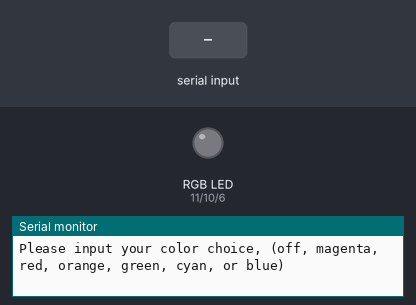
This sketch was run on a simulated Arduino Uno, built with avr-gcc and run on an emulated ATmega328P. Shown: an RGB LED mixed from three pins (HIGH = lit), the last lines printed to the serial monitor. Inputs (shaded band) come from the test bench.

Above: at 1.2 s.
1.3 s: "red" received over Serial
At 2.9 s:
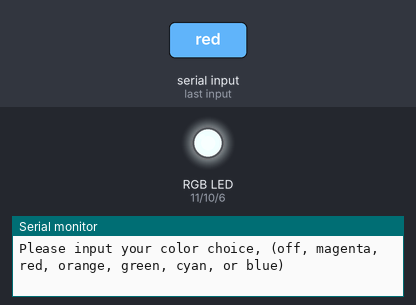
3.8 s: "green" received over Serial
At 6.0 s:
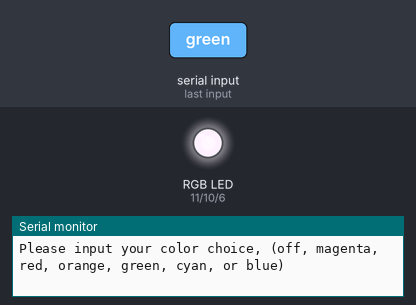
6.3 s: "blue" received over Serial
At 7.9 s:
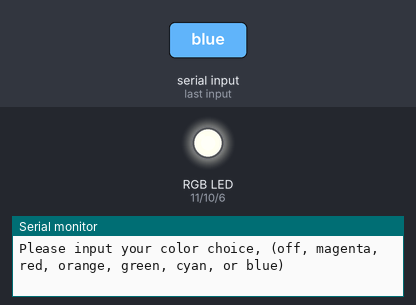
8.8 s: "orange" received over Serial
At 11.0 s:
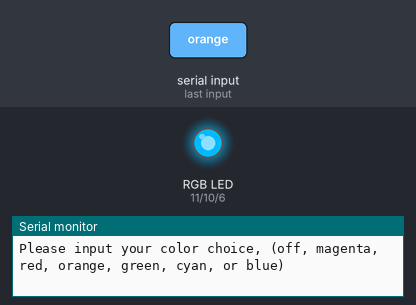
11.3 s: "cyan" received over Serial
At 12.9 s:
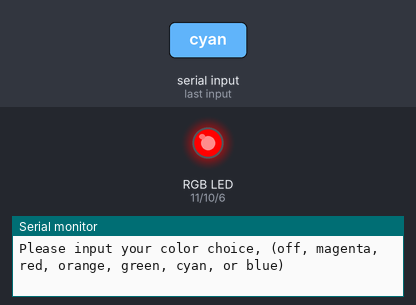
13.8 s: "magenta" received over Serial
At 16.1 s:
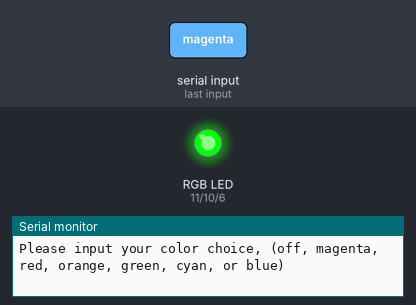
Timing chart, 0 to 17.3 s (numbered marks = the images above; inputs shaded):
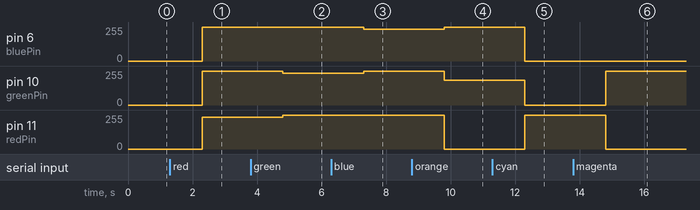

The sketch:

RGBdiode.ino
```cpp
int redPin=11;    //red led pin to 11
int greenPin=10;    //green led pin to 10
int bluePin=6;     //blue led pin to 6
int brightness=240; //set brightness to 255 or 5v
String colorChoice; // set up variable to hold user input
int potPin=A0;
int readValue;
int writeValue;


void setup() {
  // put your setup code here, to run once:

  Serial.begin(9600);  //begin serial ui
  pinMode(redPin,OUTPUT);   //set up pinmodes to output
  pinMode(greenPin,OUTPUT);
  pinMode(bluePin,OUTPUT);

}

void loop() {
  // put your main code here, to run repeatedly:

  Serial.println("Please input your color choice, (off, magenta, red, orange, green, cyan, or blue) ");
  while(Serial.available()==0) {}


  colorChoice = Serial.readString(); //read string from serial port

  if (colorChoice=="red") {
    analogWrite(redPin,brightness);
    analogWrite(bluePin,255);
    analogWrite(greenPin,255);
  }
  if (colorChoice=="green") {
    analogWrite(redPin,255);
    analogWrite(bluePin,255);
    analogWrite(greenPin,brightness);
  }
  if (colorChoice=="blue") {
    analogWrite(redPin,255);
    analogWrite(bluePin,brightness);
    analogWrite(greenPin,255);
  }

  if (colorChoice=="orange"){
    analogWrite(redPin,0);
    analogWrite(greenPin,186);
    analogWrite(bluePin,255);
  }
  if (colorChoice=="cyan"){
    analogWrite(redPin,255);
    analogWrite(greenPin,0);
    analogWrite(bluePin,0);
  }
  if (colorChoice=="off"){
    analogWrite(redPin,255);
    analogWrite(greenPin,255);
    analogWrite(bluePin,255);
  }
  if (colorChoice=="magenta"){
    analogWrite(redPin,0);
    analogWrite(greenPin,255);
    analogWrite(bluePin,0);
  }

  if (colorChoice != "red" && colorChoice != "green" && colorChoice != "magenta" && colorChoice != "cyan" && colorChoice != "blue" && colorChoice != "orange" && colorChoice != "off"){
    Serial.println("");
    Serial.println("You have not selected a valid color, try again pleb lord");
    Serial.println("");
  }


}
```

Measured:
- after the input at 1.3 s, pin 6 (bluePin), pin 10 (greenPin): 0/255 → 255/255 after 1.0 s; pin 11 (redPin): 0/255 → 240/255 after 1.0 s
- after the input at 3.8 s, pin 10 (greenPin): 255/255 → 240/255 after 1.0 s; pin 11 (redPin): 240/255 → 255/255 after 1.0 s
- after the input at 6.3 s, pin 6 (bluePin): 255/255 → 240/255 after 1.0 s; pin 10 (greenPin): 240/255 → 255/255 after 1.0 s
- after the input at 8.8 s, pin 6 (bluePin): 240/255 → 255/255 after 1.0 s; pin 10 (greenPin): 255/255 → 186/255 after 1.0 s; pin 11 (redPin): 255/255 → 0/255 after 1.0 s
- after the input at 11.3 s, pin 6 (bluePin): 255/255 → 0/255 after 1.0 s; pin 10 (greenPin): 186/255 → 0/255 after 1.0 s; pin 11 (redPin): 0/255 → 255/255 after 1.0 s
- after the input at 13.8 s, pin 10 (greenPin): 0/255 → 255/255 after 1.0 s; pin 11 (redPin): 255/255 → 0/255 after 1.0 s
